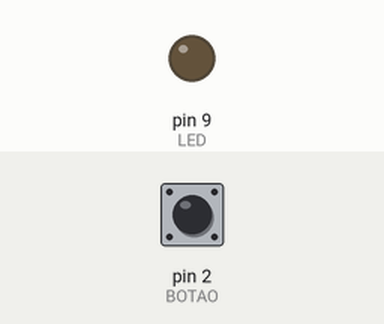
Recording of a sketch running on a simulated Arduino Uno, built with avr-gcc and run on an emulated ATmega328P. Parts: output pins drawn as LEDs (lit = HIGH). The inputs (shaded band) are chosen by the test bench; at power-on: pin 2 (BOTAO) HIGH.

Above: at 1.2 s.
1.3 s: pin 2 (BOTAO) pulled LOW for 0.15 s
At 1.37 s:
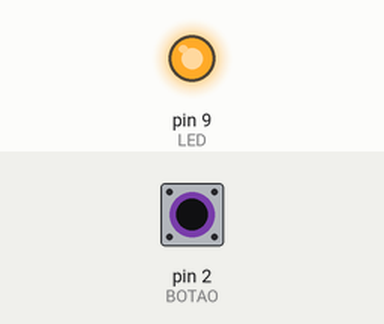
2.9 s: pin 2 (BOTAO) pulled LOW for 3.2 s
At 6.6 s:
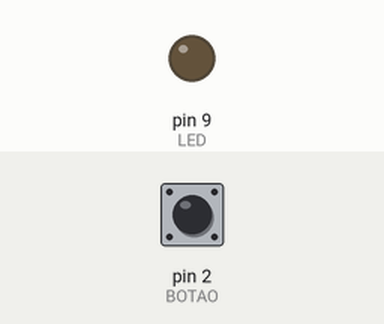
Timing chart, 0 to 8.1 s (numbered marks = the images above; inputs shaded):
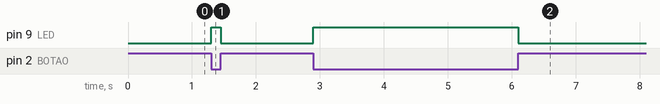

The sketch:

Projeto_005_Botao_Liga_LED.ino
```cpp
// Projeto 005 - Botão Liga LED
// Arduino Uno | Arduino Neon Lab

const int BOTAO = 2;
 const int LED = 9;
 void setup(){
   pinMode(BOTAO, INPUT_PULLUP);
   pinMode(LED, OUTPUT);
 }
 void loop(){
   bool pressionado = digitalRead(BOTAO) == LOW;
   digitalWrite(LED, pressionado);
 }
```

Measured:
- after the input at 1.3 s, pin 9 (LED): LOW → HIGH at once, → LOW 0.15 s later
- after the input at 2.9 s, pin 9 (LED): LOW → HIGH at once, → LOW 3.2 s later
